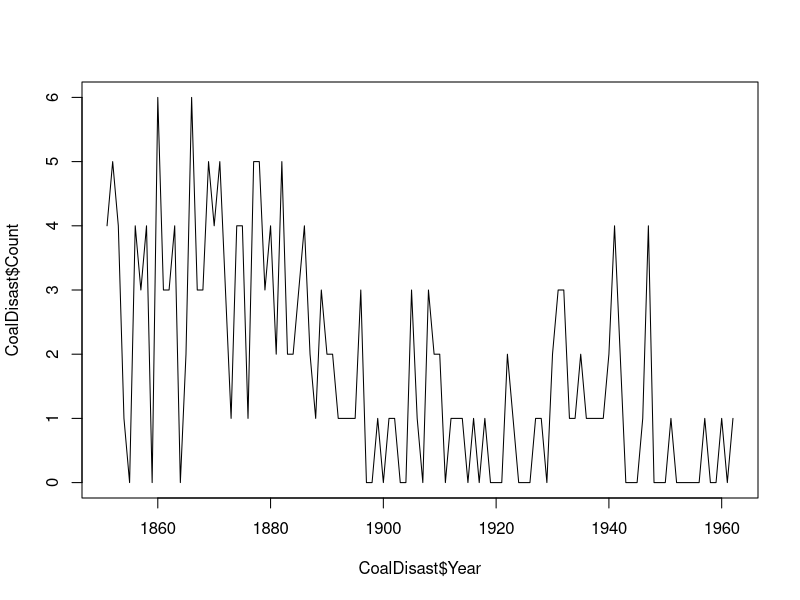
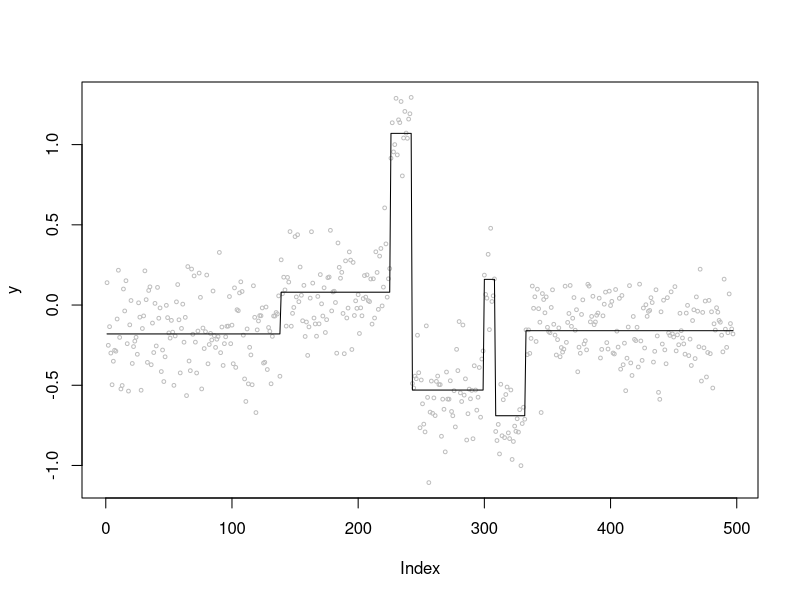

These charts were generated, in order, by the following R code:
## ---- chunk 1
knitr::opts_chunk$set(echo = TRUE)
## ---- chunk 2
"CoalDisast" <-
structure(list(Year = as.integer(c(1851, 1852, 1853, 1854, 1855, 
1856, 1857, 1858, 1859, 1860, 1861, 1862, 1863, 1864, 1865, 1866, 
1867, 1868, 1869, 1870, 1871, 1872, 1873, 1874, 1875, 1876, 1877, 
1878, 1879, 1880, 1881, 1882, 1883, 1884, 1885, 1886, 1887, 1888, 
1889, 1890, 1891, 1892, 1893, 1894, 1895, 1896, 1897, 1898, 1899, 
1900, 1901, 1902, 1903, 1904, 1905, 1906, 1907, 1908, 1909, 1910, 
1911, 1912, 1913, 1914, 1915, 1916, 1917, 1918, 1919, 1920, 1921, 
1922, 1923, 1924, 1925, 1926, 1927, 1928, 1929, 1930, 1931, 1932, 
1933, 1934, 1935, 1936, 1937, 1938, 1939, 1940, 1941, 1942, 1943, 
1944, 1945, 1946, 1947, 1948, 1949, 1950, 1951, 1952, 1953, 1954, 
1955, 1956, 1957, 1958, 1959, 1960, 1961, 1962)), Count = c(4, 
5, 4, 1, 0, 4, 3, 4, 0, 6, 3, 3, 4, 0, 2, 6, 3, 3, 5, 4, 5, 3, 
1, 4, 4, 1, 5, 5, 3, 4, 2, 5, 2, 2, 3, 4, 2, 1, 3, 2, 2, 1, 1, 
1, 1, 3, 0, 0, 1, 0, 1, 1, 0, 0, 3, 1, 0, 3, 2, 2, 0, 1, 1, 1, 
0, 1, 0, 1, 0, 0, 0, 2, 1, 0, 0, 0, 1, 1, 0, 2, 3, 3, 1, 1, 2, 
1, 1, 1, 1, 2, 4, 2, 0, 0, 0, 1, 4, 0, 0, 0, 1, 0, 0, 0, 0, 0, 
1, 0, 0, 1, 0, 1)), .Names = c("Year", "Count"), row.names = c("1", 
"2", "3", "4", "5", "6", "7", "8", "9", "10", "11", "12", "13", 
"14", "15", "16", "17", "18", "19", "20", "21", "22", "23", "24", 
"25", "26", "27", "28", "29", "30", "31", "32", "33", "34", "35", 
"36", "37", "38", "39", "40", "41", "42", "43", "44", "45", "46", 
"47", "48", "49", "50", "51", "52", "53", "54", "55", "56", "57", 
"58", "59", "60", "61", "62", "63", "64", "65", "66", "67", "68", 
"69", "70", "71", "72", "73", "74", "75", "76", "77", "78", "79", 
"80", "81", "82", "83", "84", "85", "86", "87", "88", "89", "90", 
"91", "92", "93", "94", "95", "96", "97", "98", "99", "100", 
"101", "102", "103", "104", "105", "106", "107", "108", "109", 
"110", "111", "112"), class = "data.frame")
plot(CoalDisast$Year, CoalDisast$Count, type = "l")
## ---- chunk 3
n <- 497
theta <- numeric(n)
theta[1:138] <- -0.18
theta[139:225] <- 0.08
theta[226:242] <- 1.07
theta[243:299] <- -0.53
theta[300:308] <- 0.16
theta[309:332] <- -0.69
theta[333:n] <- -0.16
n <- length(theta)
sig2 = 0.04
y <- theta + sqrt(sig2) * rnorm(n)
plot(y, cex=0.5, col="gray")
lines(theta)
